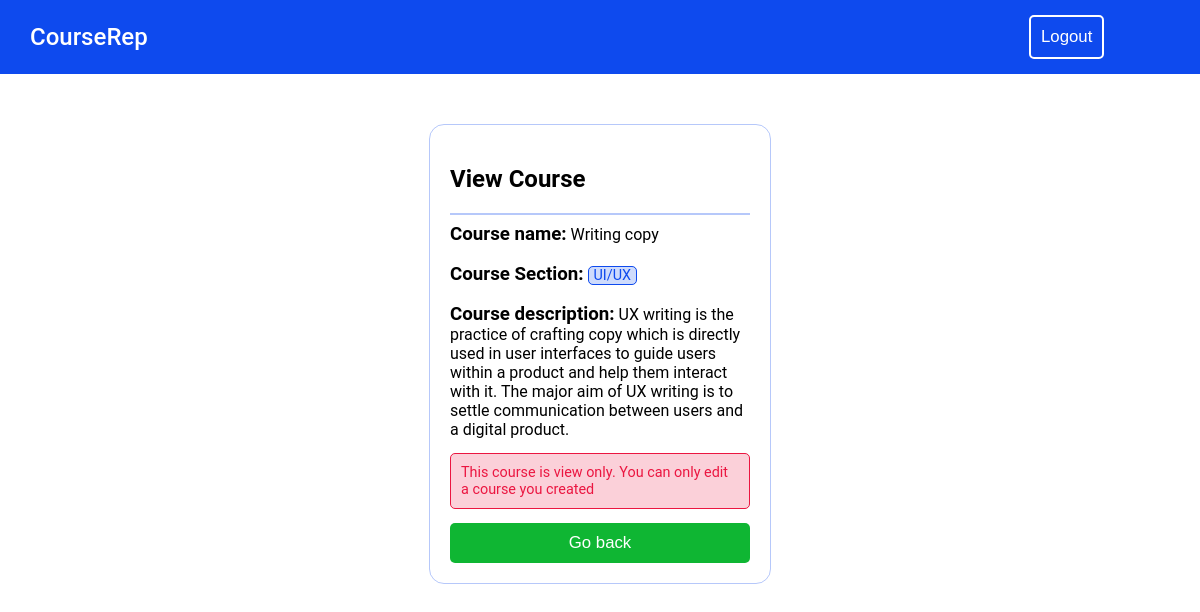
/read.php?view=14 (signed in), run on the app's committed database.
### tables this page shows
CREATE TABLE `courses` (
  `courseid` int(255) NOT NULL,
  `timecreated` date NOT NULL DEFAULT current_timestamp(),
  `creator` varchar(255) NOT NULL,
  `coursename` varchar(255) NOT NULL,
  `coursesection` varchar(255) NOT NULL,
  `coursedesc` varchar(255) NOT NULL
);

### read.php (the view, shortened to what this page needs)
<?php include_once "includes/mysql-conn.php" ?>
<!DOCTYPE html>
<html lang="en">
<head>
    <link rel="stylesheet" href="includes/style.css" >
</head>
<body>
<div class="header">
<h2 class="title" > <a href="index.php">CourseRep </a></h2>
<form action="includes/functions.php" class="logout-btn">
    <button name="logout" class:> Logout </button>
</form>
</div>
<?php
if(isset($_GET["view"])){
  $courseid=$_GET["view"];
  $sql = "SELECT * FROM courses WHERE courseid = $courseid;";
    if($result = mysqli_query($conn, $sql)){
      $row = mysqli_fetch_array($result);
                $coursename = $row["coursename"];
                $creator = $row["creator"];
                $section = $row["coursesection"];
                $desc = $row["coursedesc"];
}
}
?>
    <div class="small-container">
    <h2> View Course </h2>
    <hr>
  <?php
echo "<h3 style='display:inline'> Course name:</h3> <span> $coursename </span> </br></br>";
echo "<h3 style='display:inline'> Course Section:</h3> <span class='message' style='padding:0px 5px 0px 5px'> $section</span> </br></br>";
echo "<h3 style='display:inline'> Course description:</h3> <span> $desc </span> </br>";
if($_SESSION["username"] !== $creator) {
    echo "<p class='alert'> This course is view only. You can only edit a course you created</p>";
}
  ?>
 <form name='edit' action='index.php#courses' method='POST' class='create-btn' >
  <button type='submit' name='edit-submit' style='width:100%' > Go back </button>
</form>
</body>
</html>

### includes/style.css (style rules this page uses)
.small-container { margin:auto; width:300px; padding: 20px; margin-top:50px; border: 1px solid; border-color: rgba(14, 74, 238, 0.3); border-radius:15px; }
body { margin:0px; margin-bottom: 50px; }
h2,h1,h3,p,form, span { font-family: Roboto; overflow-wrap: break-word; }
.header { color:white; background-color:rgb(14, 74, 238); padding:3px 60px 3px 30px; display: flex; flex-flow:row wrap; align-items:center; }
.title { width:90%; }
.logout-btn { width:10%; }
.alert { color:rgb(235, 22, 65); background-color: rgba(235, 22, 65, 0.2); border: 1px solid; border-color: rgb(235, 22, 65); border-radius:5px; padding: 10px; font-size: 90% }
.message { color:rgb(14, 74, 238); background-color: rgba(14, 74, 238, 0.2); border: 1px solid; border-color: rgb(14, 74, 238); border-radius:5px; padding: 10px; font-size: 90% }
button { cursor:pointer; }
a { font-weight: 500; color:rgb(14, 74, 238); text-decoration: none; }
hr { border: 1px solid; border-color: rgba(14, 74, 238, 0.3); }
.logout-btn button { font-size:105%; color:white; background-color: transparent!important; border: 2px solid; border-color: white; border-radius:5px; padding:10px; }
.create-btn button { font-size: 105%; color:white; background-color: rgb(15, 182, 51); border-radius:5px; padding:10px 5px 10px 5px; border:none; width:200px; }
.title a { color:white; }

### data on the page
courses: coursename "Writing copy", coursesection "UI/UX", coursedesc "UX writing is the practice of crafting copy which is directly used in user interfaces to guide users within a product and help them interact with it. The major aim of UX writing is to settle communication between users and a digital product."
